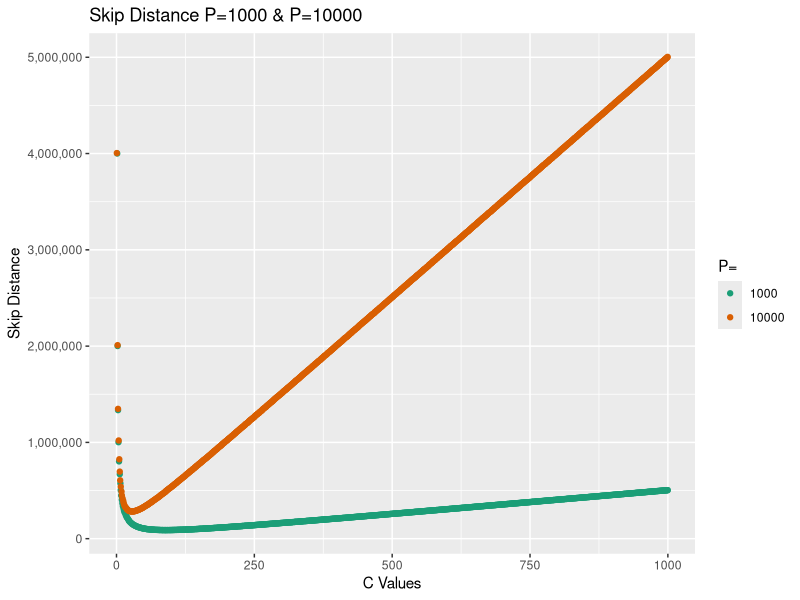
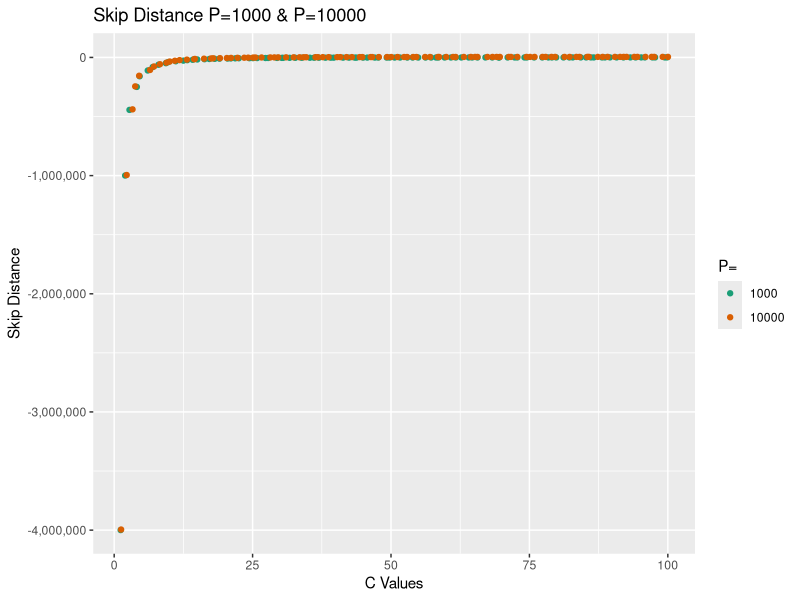
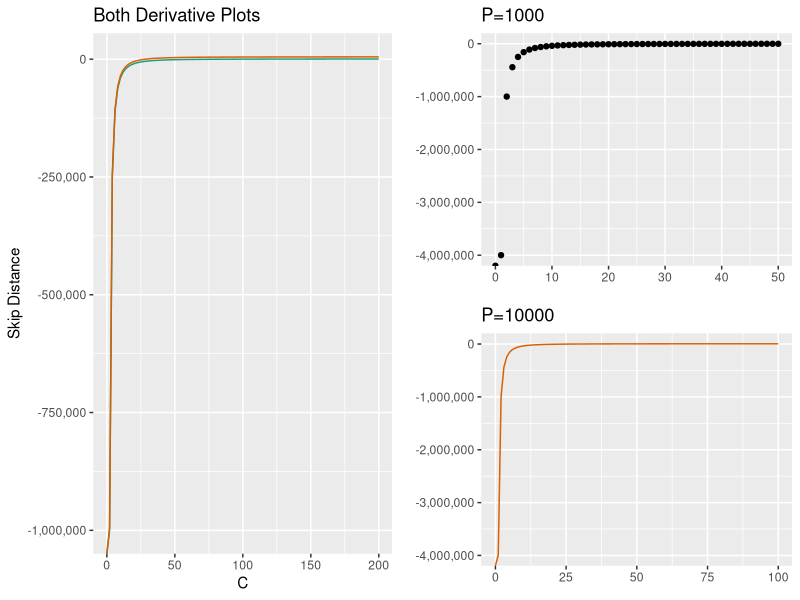

These charts were generated, in order, by the following R code: (Note: this script raises an error after producing the figures.)
library(ggplot2)
library(scales)
library(gridExtra)
library(RColorBrewer)

colors <- brewer.pal(3, 'Dark2')

skip_distance1  <- function(c, k = 4, n = 1000000, p = 1000) { (k * n / c) + (p * c / 2) }
skip_distance2 <- function(c, k = 4,n = 1000000, p = 10000) {  (k * n / c) + (p * c / 2) }

x1 <- c(1:1000)
sd <- data.frame(
  x = c(x1,x1),
  y = c(
    sapply(x1,skip_distance1),
    sapply(x1,skip_distance2)
  ),
  P = c(
    rep(c('1000'),1000),
    rep(c('10000'),1000)
  )
)

ggplot(sd, aes(x,y)) +
  scale_y_continuous(labels = comma) +
  geom_point(aes(colour = P),position = position_jitter(width = 0.5, height = 0.5)) +
  scale_colour_brewer('P=',palette='Dark2') +
  labs(title='Skip Distance P=1000 & P=10000',x = 'C Values', y = 'Skip Distance')
 


skip_distanceD <- function(c,k = 4, n = 1000000, p = 1000) {p/2 - k * n/c^2}
skip_distanceD2 <- function(c,k = 4, n = 1000000, p = 10000) {p/2 - k * n/c^2}

xd <- c(1:100)
sdD <- data.frame(
  x = c(xd,xd),
  y = c(
    sapply(xd,skip_distanceD),
    sapply(xd,skip_distanceD2)
  ),
  P = c(
    rep(c('1000'),100),
    rep(c('10000'),100)
  )
)

ggplot(sdD, aes(x,y)) +
  scale_y_continuous(labels = comma) +
  geom_point(aes(colour = P),position = position_jitter(width = 0.5, height = 0.5)) +
  scale_colour_brewer('P=',palette='Dark2') +
  labs(title='Skip Distance P=1000 & P=10000',x = 'C Values', y = 'Skip Distance')

skipd1 <- ggplot(data.frame(x = c(0:50),y=sapply(c(0:50), skip_distanceD))) + 
  geom_point(aes(x,y)) +
  scale_y_continuous(labels = comma) +
  labs(title='P=1000',x=element_blank(),y=element_blank())

skipd2 <- ggplot(data.frame(x = c(0, 100)), aes(x)) +
  stat_function(fun = skip_distanceD2, colour = colors[2]) +
  scale_y_continuous(labels = comma) +
  labs(title='P=10000',x=element_blank(),y=element_blank())

bothd <- ggplot(data.frame(x = c(0, 200)), aes(x)) +
  stat_function(fun = skip_distanceD, colour = colors[1]) +
  stat_function(fun = skip_distanceD2, colour = colors[2]) +
  scale_y_continuous(labels = comma) +
  labs(title='Both Derivative Plots',x = 'C', y = 'Skip Distance')

grid.arrange(bothd, arrangeGrob(skipd1, skipd2), ncol = 2)

sddf <- data.frame(x = c(10:50),y=sapply(c(0:50), skip_distanceD))
coef(lm(x ~ y, data = sddf))
ggplot(sddf) + 
  geom_point(aes(x,y),colour = colors[1]) + 
  geom_abline(intercept = 37, slope = -5)

